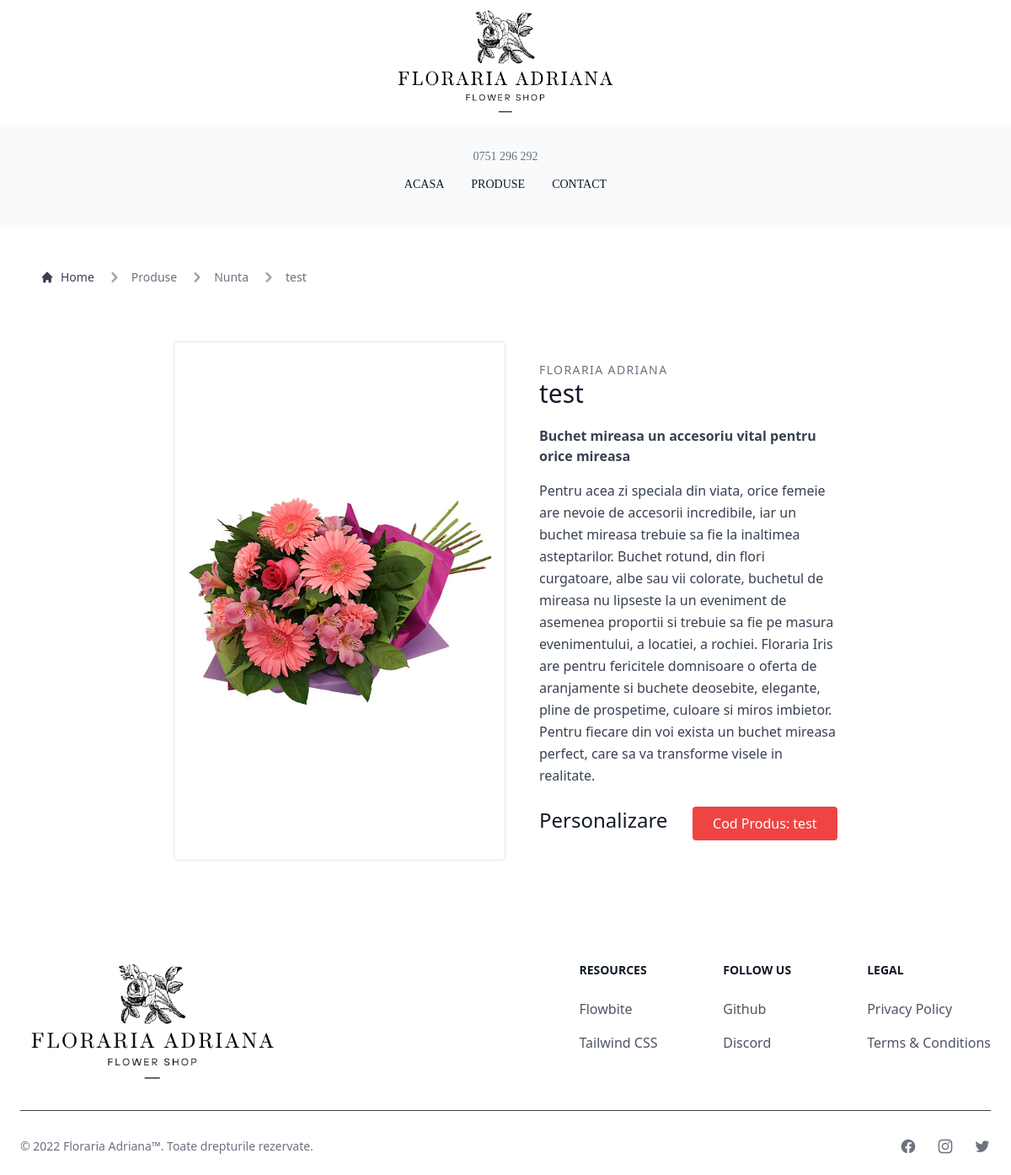
Page /product/1 on the committed database.
### base/models.py (models this page shows, shortened)
class Product(models.Model):
    name = models.CharField(max_length=200)
    resume = models.TextField(null=True, blank=True)
    description = models.TextField(blank=True, null=True)
    code = models.CharField(max_length=10)
    price = models.CharField(max_length=100, null=True, blank=True)
    category = models.ForeignKey(Category, on_delete=models.SET_NULL, null=True)
    image = models.ImageField(null=True, blank=True)
    updated = models.DateTimeField(auto_now=True)
    created = models.DateTimeField(auto_now_add=True)

class Category(models.Model):
    name = models.CharField(max_length=100, null=False, blank=True)
    def __str__(self):
        return self.name

### base/views.py (the view)
# urls.py: path('product/<str:pk>', views.productPage, name="product")
def productPage(request, pk):
    product = Product.objects.get(id=pk)
    context = {'product': product}
    return render(request, 'base/product.html', context)

### base/templates/base/product.html (shortened to what this page needs)
{% extends 'main.html' %}
{% block content %}
    <section class="pt-12 pl-12">
        <nav class="flex" aria-label="Breadcrumb">
            <ol class="inline-flex items-center space-x-1 md:space-x-3">
                <li class="inline-flex items-center">
                    <a href="{% url 'home' %}"
                       class="inline-flex items-center text-sm font-medium text-gray-700 hover:text-gray-900">
                        <svg class="w-4 h-4 mr-2" fill="currentColor" viewBox="0 0 20 20"
                             xmlns="http://www.w3.org/2000/svg">
                            <path d="M10.707 2.293a1 1 0 00-1.414 0l-7 7a1 1 0 001.414 1.414L4 10.414V17a1 1 0 001 1h2a1 1 0 001-1v-2a1 1 0 011-1h2a1 1 0 011 1v2a1 1 0 001 1h2a1 1 0 001-1v-6.586l.293.293a1 1 0 001.414-1.414l-7-7z"></path>
                        </svg>
                        Home
                    </a>
                </li>
                <li aria-current="page">
                    <a href="{% url 'products' %}">
                        <div class="flex items-center">
                            <svg class="w-6 h-6 text-gray-400" fill="currentColor" viewBox="0 0 20 20"
                                 xmlns="http://www.w3.org/2000/svg">
                                <path fill-rule="evenodd"
                                      d="M7.293 14.707a1 1 0 010-1.414L10.586 10 7.293 6.707a1 1 0 011.414-1.414l4 4a1 1 0 010 1.414l-4 4a1 1 0 01-1.414 0z"
                                      clip-rule="evenodd"></path>
                            </svg>
                            <span class="ml-1 text-sm font-medium text-gray-500 md:ml-2 ">Produse</span>
                        </div>
                    </a>
                </li>
                <li aria-current="page">
                    <a href="{% url 'products' %}?category={{ product.category.name }}">
                        <div class="flex items-center">
                            <svg class="w-6 h-6 text-gray-400" fill="currentColor" viewBox="0 0 20 20"
                                 xmlns="http://www.w3.org/2000/svg">
                                <path fill-rule="evenodd"
                                      d="M7.293 14.707a1 1 0 010-1.414L10.586 10 7.293 6.707a1 1 0 011.414-1.414l4 4a1 1 0 010 1.414l-4 4a1 1 0 01-1.414 0z"
                                      clip-rule="evenodd"></path>
                            </svg>
                            <span class="ml-1 text-sm font-medium text-gray-500 md:ml-2 ">{{ product.category }}</span>
                        </div>
                    </a>
                </li>
                <li aria-current="page">
                    <a href="#">
                        <div class="flex items-center">
                            <svg class="w-6 h-6 text-gray-400" fill="currentColor" viewBox="0 0 20 20"
                                 xmlns="http://www.w3.org/2000/svg">
                                <path fill-rule="evenodd"
                                      d="M7.293 14.707a1 1 0 010-1.414L10.586 10 7.293 6.707a1 1 0 011.414-1.414l4 4a1 1 0 010 1.414l-4 4a1 1 0 01-1.414 0z"
                                      clip-rule="evenodd"></path>
                            </svg>
                            <span class="ml-1 text-sm font-medium text-gray-500 md:ml-2 ">{{ product.name }}</span>
                        </div>
                    </a>
                </li>
            </ol>
        </nav>
    </section>
    <section class="text-gray-700 body-font overflow-hidden bg-white">
        <div class="container px-5 pb-24 pt-16 mx-auto">
            <div class="lg:w-4/5 mx-auto flex flex-wrap">
                <img alt="" class="lg:w-1/2 w-full object-contain rounded object-center border border-gray-200 p-4"
                     src="{{ product.image.url }}">
                <div class="lg:w-1/2 w-full lg:pl-10 lg:py-6 mt-6 lg:mt-0">
                    <h2 class="text-sm title-font text-gray-500 tracking-widest">FLORARIA ADRIANA</h2>
                    <h1 class="text-gray-900 text-3xl title-font font-medium mb-1">{{ product.name }}</h1>
                    <h1 class="font-bold mb-4">{{ product.resume }}</h1>
                    <p class="leading-relaxed">{{ product.description }}</p>
                    <div class="flex mt-6">
                        <span class="title-font font-medium text-2xl text-gray-900">
                            {% if product.price is not None %}
                                {{ product.price }}
                            {% else %}
                                Personalizare
                            {% endif %}
                        </span>
                        <button class="flex ml-auto text-white bg-red-500 border-0 py-2 px-6 focus:outline-none hover:bg-red-600 rounded">
                            Cod Produs: {{ product.code }}
                        </button>
                    </div>
                </div>
            </div>
        </div>
    </section>
{% endblock %}

### templates/main.html (style rules this page uses)
* { margin: 0; padding: 0; }
body { margin: 0; }

### rows in the picture
Product: category "Nunta", name "test", image (picture), resume "Buchet mireasa un accesoriu vital pentru orice mireasa", description "Pentru acea zi speciala din viata, orice femeie are nevoie de accesorii incredibile, iar un buchet mireasa trebuie sa fie la inaltimea asteptarilor. Buchet rotund, din flori curgatoare, albe sau vii colorate, buchetul de mireasa nu lipseste la un eveniment de asemenea proportii si trebuie sa fie pe masura evenimentului, a locatiei, a rochiei. Floraria Iris are pentru fericitele domnisoare o oferta de aranjamente si buchete deosebite, elegante, pline de prospetime, culoare si miros imbietor. Pentru fiecare din voi exista un buchet mireasa perfect, care sa va transforme visele in realitate.", code "test"
